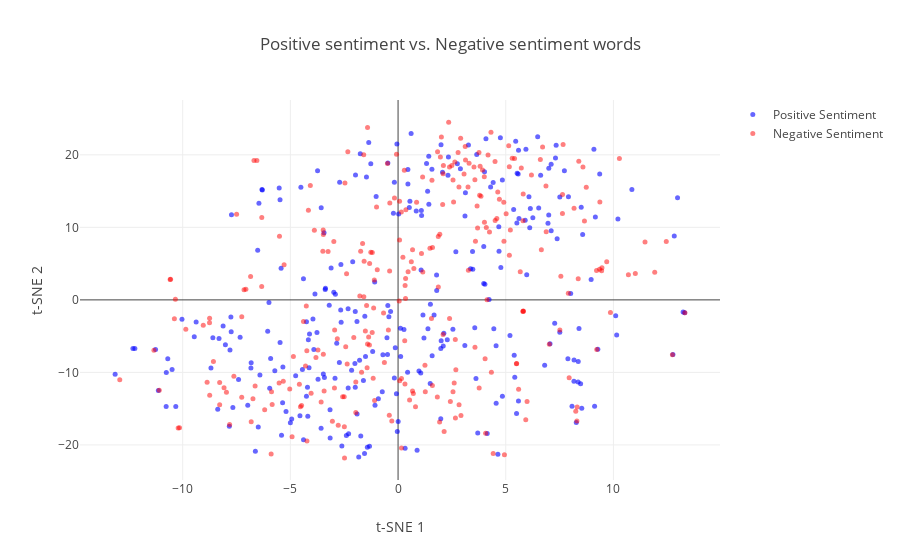

The cell this chart's notebook holds for it:
### Markdown cell above
## Representing the words based on t-SNE:
### A big part of the words are names, they are clustered in first quadrant
### - around coordinates (14, 0) words related to arts-music,dance,poetry are clustered
### - (-5, -14) are gathered political and humane themed words that all carry positive sentiment
### - (-18, -1,5) are crime/thriller describing words with positive sentiment
### - (0, 6) are gatheres sci-fi and fantasy related words that mainly carry negative sentiment

### Code cell
represent_words(tsne_glove_top2000_exp[:len(exp_true_glovevectors_top)], tsne_glove_top2000_exp[len(exp_true_glovevectors_top):], exp_true_in_top2000_glove, exp_false_in_top2000_glove)

### Figure 1 — Plotly figure (JSON) as saved in the notebook; plotly's stock layout.template omitted (floating-point values rounded to 4 significant figures; data arrays with more than 128 entries replaced by an {"elided": "..."} marker saying what was removed)
{"data": [{"marker": {"color": "blue", "opacity": 0.6, "size": 5}, "mode": "markers", "name": "Positive Sentiment", "text": {"elided": "279 str values"}, "type": "scatter", "uid": "f4fb0cd2-b9df-11ea-a63d-a8667f28bda6", "x": {"elided": "279 float values"}, "y": {"elided": "279 float values"}}, {"marker": {"color": "red", "opacity": 0.5, "size": 5}, "mode": "markers", "name": "Negative Sentiment", "text": {"elided": "279 str values"}, "type": "scatter", "uid": "f4fb0fac-b9df-11ea-882a-a8667f28bda6", "x": {"elided": "279 float values"}, "y": {"elided": "279 float values"}}], "layout": {"hovermode": "closest", "title": "Positive sentiment vs. Negative sentiment words", "xaxis": {"title": "t-SNE 1"}, "yaxis": {"title": "t-SNE 2"}}}
